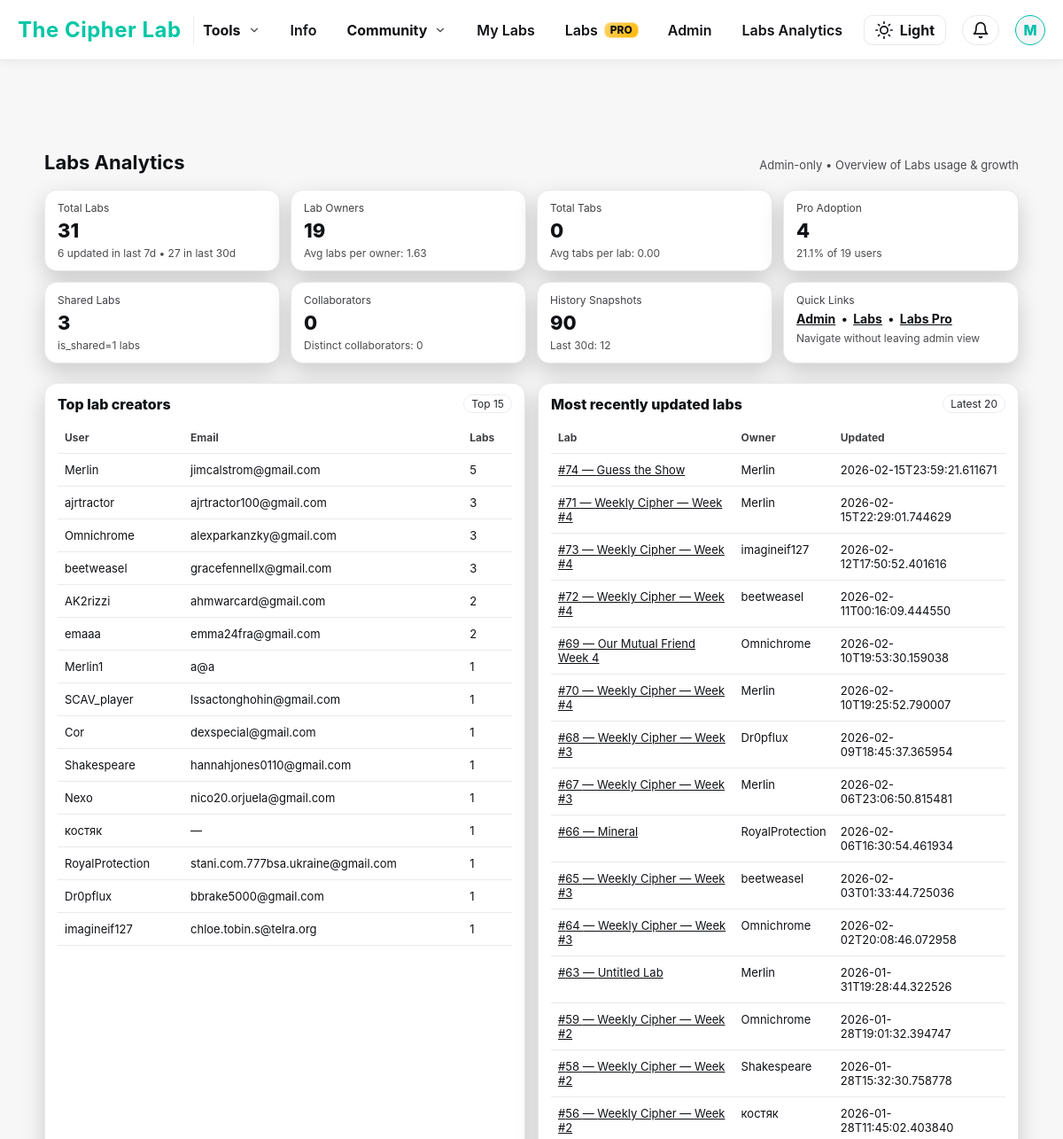
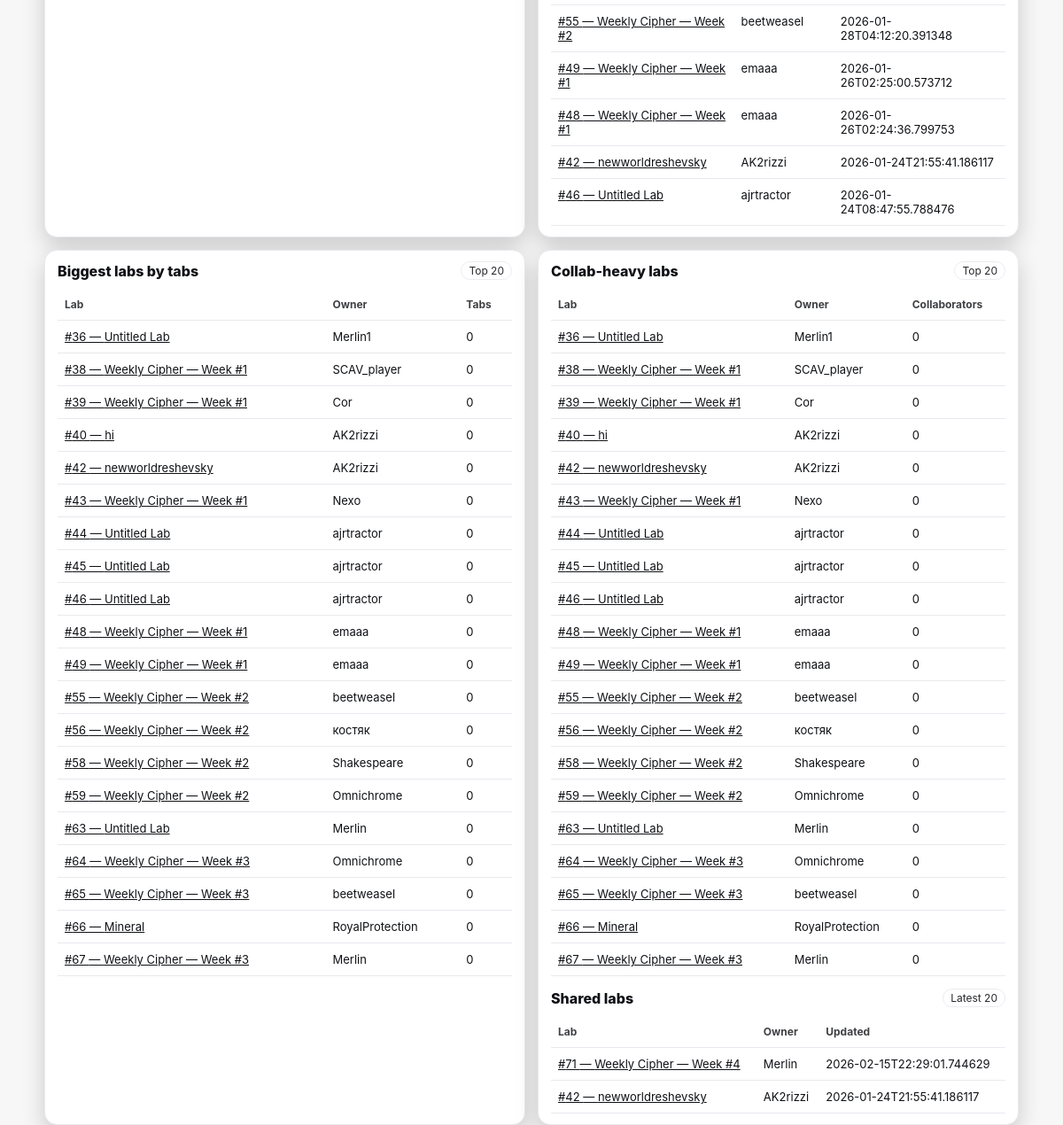
The app's page /admin/labs-analytics (signed in) with its own data (2 pictures, top to bottom).
### tables this page shows
CREATE TABLE users (
    id INTEGER PRIMARY KEY AUTOINCREMENT,
    username TEXT UNIQUE NOT NULL,
    email TEXT UNIQUE NOT NULL,
    password_hash TEXT NOT NULL,
    is_admin INTEGER NOT NULL DEFAULT 0,
    created_at TEXT NOT NULL,
    banned INTEGER DEFAULT 0
, has_posted INTEGER NOT NULL DEFAULT 0, labs_info_seen INTEGER NOT NULL DEFAULT 0, is_pro INTEGER DEFAULT 0, stripe_customer_id TEXT, pro_since TEXT, stripe_subscription_id TEXT, pro_until TEXT, pro_current_period_end TEXT, pro_cancel_at_period_end INTEGER NOT NULL DEFAULT 0, labs_tour_seen INTEGER NOT NULL DEFAULT 0, google_sub TEXT, avatar_url TEXT, auth_provider TEXT NOT NULL DEFAULT 'local', needs_password INTEGER NOT NULL DEFAULT 0, needs_username INTEGER NOT NULL DEFAULT 0);

CREATE TABLE workspaces (
  id INTEGER PRIMARY KEY AUTOINCREMENT,
  owner_id INTEGER NOT NULL,
  title TEXT NOT NULL DEFAULT 'Untitled Workspace',
  cipher_text TEXT NOT NULL DEFAULT '',
  notes TEXT NOT NULL DEFAULT '',
  cipher_image_filename TEXT,
  created_at TEXT NOT NULL DEFAULT CURRENT_TIMESTAMP,
  updated_at TEXT NOT NULL DEFAULT CURRENT_TIMESTAMP, order_index INTEGER NOT NULL DEFAULT 0, share_token TEXT, is_shared INTEGER NOT NULL DEFAULT 0, last_edited_by INTEGER,
  FOREIGN KEY(owner_id) REFERENCES users(id)
);

### CryptiQ/app.py (the view)
@app.route("/admin/labs-analytics")
@admin_required
def admin_labs_analytics():
    user = current_user()
    conn = get_db()
    def q1(sql, params=()):
        return conn.execute(sql, params).fetchone()
    def qall(sql, params=()):
        return conn.execute(sql, params).fetchall()
    total_labs = q1("SELECT COUNT(*) AS c FROM workspaces").fetchone()["c"] if False else q1(
        "SELECT COUNT(*) AS c FROM workspaces"
    )["c"]
    labs_last_7d = q1("""
        SELECT COUNT(*) AS c
        FROM workspaces
        WHERE datetime(updated_at) >= datetime('now','-7 days')
    """)["c"]
    labs_last_30d = q1("""
        SELECT COUNT(*) AS c
        FROM workspaces
        WHERE datetime(updated_at) >= datetime('now','-30 days')
    """)["c"]
    owners = q1("SELECT COUNT(DISTINCT owner_id) AS c FROM workspaces")["c"] or 0
    avg_labs_per_owner = (total_labs / owners) if owners else 0
    try:
        total_tabs = q1("SELECT COUNT(*) AS c FROM workspace_images")["c"]
        avg_tabs_per_lab = (total_tabs / total_labs) if total_labs else 0
    except Exception:
        total_tabs = None
        avg_tabs_per_lab = None
    try:
        shared_labs = q1("SELECT COUNT(*) AS c FROM workspaces WHERE is_shared=1")["c"]
    except Exception:
        shared_labs = None
    try:
        total_collab_rows = q1("SELECT COUNT(*) AS c FROM workspace_collaborators")["c"]
        distinct_collaborators = q1("SELECT COUNT(DISTINCT user_id) AS c FROM workspace_collaborators")["c"]
    except Exception:
        total_collab_rows = None
        distinct_collaborators = None
    try:
        total_snapshots = q1("SELECT COUNT(*) AS c FROM workspace_history")["c"]
        snapshots_last_30d = q1("""
            SELECT COUNT(*) AS c
            FROM workspace_history
            WHERE datetime(created_at) >= datetime('now','-30 days')
        """)["c"]
    except Exception:
        total_snapshots = None
        snapshots_last_30d = None
    try:
        pro_users = q1("SELECT COUNT(*) AS c FROM users WHERE is_pro=1")["c"]
        total_users = q1("SELECT COUNT(*) AS c FROM users")["c"]
        pro_rate = (pro_users / total_users) * 100 if total_users else 0
    except Exception:
        pro_users = None
        total_users = None
        pro_rate = None
    top_lab_creators = qall("""
        SELECT u.username, u.email, COUNT(*) AS labs
        FROM workspaces w
        JOIN users u ON u.id = w.owner_id
        GROUP BY w.owner_id
        ORDER BY labs DESC
        LIMIT 15
    """)
    most_active_labs = qall("""
        SELECT w.id, w.title, u.username AS owner, w.updated_at
        FROM workspaces w
        JOIN users u ON u.id = w.owner_id
        ORDER BY datetime(w.updated_at) DESC
        LIMIT 20
    """)
    biggest_labs = []
    if total_tabs is not None:
        biggest_labs = qall("""
            SELECT w.id, w.title, u.username AS owner, COUNT(i.id) AS tabs
            FROM workspaces w
            JOIN users u ON u.id = w.owner_id
            LEFT JOIN workspace_images i ON i.workspace_id = w.id
            GROUP BY w.id
            ORDER BY tabs DESC
            LIMIT 20
        """)
    shared_labs_list = []
    if shared_labs is not None:
        shared_labs_list = qall("""
            SELECT w.id, w.title, u.username AS owner, w.updated_at
            FROM workspaces w
            JOIN users u ON u.id = w.owner_id
            WHERE w.is_shared=1
            ORDER BY datetime(w.updated_at) DESC
            LIMIT 20
        """)
    collab_heavy = []
    if total_collab_rows is not None:
        collab_heavy = qall("""
            SELECT w.id, w.title, u.username AS owner, COUNT(wc.id) AS collaborators
            FROM workspaces w
            JOIN users u ON u.id = w.owner_id
            LEFT JOIN workspace_collaborators wc ON wc.workspace_id = w.id
            GROUP BY w.id
            ORDER BY collaborators DESC
            LIMIT 20
        """)
    conn.close()
    return render_template(
        "admin_labs_analytics.html",
        user=user,
        total_labs=total_labs,
        labs_last_7d=labs_last_7d,
        labs_last_30d=labs_last_30d,
        owners=owners,
        avg_labs_per_owner=avg_labs_per_owner,
        total_tabs=total_tabs,
        avg_tabs_per_lab=avg_tabs_per_lab,
        shared_labs=shared_labs,
        total_collab_rows=total_collab_rows,
        distinct_collaborators=distinct_collaborators,
        total_snapshots=total_snapshots,
        snapshots_last_30d=snapshots_last_30d,
        pro_users=pro_users,
        total_users=total_users,
        pro_rate=pro_rate,
        top_lab_creators=top_lab_creators,
        most_active_labs=most_active_labs,
        biggest_labs=biggest_labs,
        shared_labs_list=shared_labs_list,
        collab_heavy=collab_heavy,
    )

### CryptiQ/templates/admin_labs_analytics.html (shortened to what this page needs)
<!DOCTYPE html>
<html lang="en">
<head>
  <link rel="stylesheet" href="{{ url_for('static', filename='style.css') }}">
</head>
<body>
  {% include "base_nav.html" %}
  <div class="wrap">
    <div class="h">
      <h1>Labs Analytics</h1>
      <div class="muted">Admin-only • Overview of Labs usage & growth</div>
    </div>
    <div class="kpis">
      <div class="card">
        <div class="k">Total Labs</div>
        <div class="v">{{ total_labs }}</div>
        <div class="s">{{ labs_last_7d }} updated in last 7d • {{ labs_last_30d }} in last 30d</div>
      </div>
      <div class="card">
        <div class="k">Lab Owners</div>
        <div class="v">{{ owners }}</div>
        <div class="s">Avg labs per owner: {{ '%.2f'|format(avg_labs_per_owner) }}</div>
      </div>
      <div class="card">
        <div class="k">Total Tabs</div>
        <div class="v">{{ total_tabs if total_tabs is not none else "—" }}</div>
        <div class="s">Avg tabs per lab: {{ '%.2f'|format(avg_tabs_per_lab) if avg_tabs_per_lab is not none else "—" }}</div>
      </div>
      <div class="card">
        <div class="k">Pro Adoption</div>
        <div class="v">
          {% if pro_users is not none %}{{ pro_users }}{% else %}—{% endif %}
        </div>
        <div class="s">
          {% if pro_rate is not none %}
            {{ '%.1f'|format(pro_rate) }}% of {{ total_users }} users
          {% else %}
            —
          {% endif %}
        </div>
      </div>
      <div class="card">
        <div class="k">Shared Labs</div>
        <div class="v">{{ shared_labs if shared_labs is not none else "—" }}</div>
        <div class="s">is_shared=1 labs</div>
      </div>
      <div class="card">
        <div class="k">Collaborators</div>
        <div class="v">{{ total_collab_rows if total_collab_rows is not none else "—" }}</div>
        <div class="s">Distinct collaborators: {{ distinct_collaborators if distinct_collaborators is not none else "—" }}</div>
      </div>
      <div class="card">
        <div class="k">History Snapshots</div>
        <div class="v">{{ total_snapshots if total_snapshots is not none else "—" }}</div>
        <div class="s">Last 30d: {{ snapshots_last_30d if snapshots_last_30d is not none else "—" }}</div>
      </div>
      <div class="card">
        <div class="k">Quick Links</div>
        <div class="v" style="font-size:14px; font-weight:700;">
          <a href="{{ url_for('admin_dashboard') }}">Admin</a>
          &nbsp;•&nbsp;
          <a href="{{ url_for('workspace_list') }}">Labs</a>
          &nbsp;•&nbsp;
          <a href="{{ url_for('labs_pro_page') }}">Labs Pro</a>
        </div>
        <div class="s">Navigate without leaving admin view</div>
      </div>
    </div>
    <div class="grid2">
      <div class="card">
        <div style="display:flex; justify-content:space-between; align-items:center; gap:12px;">
          <div style="font-weight:800;">Top lab creators</div>
          <span class="pill">Top 15</span>
        </div>
        <div style="height:10px"></div>
        <table>
          <thead>
            <tr><th>User</th><th>Email</th><th>Labs</th></tr>
          </thead>
          <tbody>
            {% for r in top_lab_creators %}
              <tr>
                <td>{{ r["username"] }}</td>
                <td>{{ r["email"] or "—" }}</td>
                <td>{{ r["labs"] }}</td>
              </tr>
            {% else %}
              <tr><td colspan="3">No data yet.</td></tr>
            {% endfor %}
          </tbody>
        </table>
      </div>
      <div class="card">
        <div style="display:flex; justify-content:space-between; align-items:center; gap:12px;">
          <div style="font-weight:800;">Most recently updated labs</div>
          <span class="pill">Latest 20</span>
        </div>
        <div style="height:10px"></div>
        <table>
          <thead>
            <tr><th>Lab</th><th>Owner</th><th>Updated</th></tr>
          </thead>
          <tbody>
            {% for w in most_active_labs %}
              <tr>
                <td><a href="{{ url_for('admin_lab_view', ws_id=w['id']) }}">#{{ w["id"] }} — {{ w["title"] }}</a></td>
                <td>{{ w["owner"] }}</td>
                <td>{{ w["updated_at"] }}</td>
              </tr>
            {% else %}
              <tr><td colspan="3">No labs yet.</td></tr>
            {% endfor %}
          </tbody>
        </table>
      </div>
    </div>
    <div class="grid2" style="margin-top:14px;">
      <div class="card">
        <div style="display:flex; justify-content:space-between; align-items:center; gap:12px;">
          <div style="font-weight:800;">Biggest labs by tabs</div>
          <span class="pill">Top 20</span>
        </div>
        <div style="height:10px"></div>
        {% if biggest_labs and biggest_labs|length %}
          <table>
            <thead>
              <tr><th>Lab</th><th>Owner</th><th>Tabs</th></tr>
            </thead>
            <tbody>
              {% for w in biggest_labs %}
                <tr>
                  <td><a href="{{ url_for('admin_lab_view', ws_id=w['id']) }}">#{{ w["id"] }} — {{ w["title"] }}</a></td>
                  <td>{{ w["owner"] }}</td>
                  <td>{{ w["tabs"] }}</td>
                </tr>
              {% endfor %}
            </tbody>
          </table>
        {% else %}
          <div class="muted">workspace_images table not found or no images yet.</div>
        {% endif %}
      </div>
      <div class="card">
        <div style="display:flex; justify-content:space-between; align-items:center; gap:12px;">
          <div style="font-weight:800;">Collab-heavy labs</div>
          <span class="pill">Top 20</span>
        </div>
        <div style="height:10px"></div>
        {% if collab_heavy and collab_heavy|length %}
          <table>
            <thead>
              <tr><th>Lab</th><th>Owner</th><th>Collaborators</th></tr>
            </thead>
            <tbody>
              {% for w in collab_heavy %}
                <tr>
                  <td><a href="{{ url_for('admin_lab_view', ws_id=w['id']) }}">#{{ w["id"] }} — {{ w["title"] }}</a></td>
                  <td>{{ w["owner"] }}</td>
                  <td>{{ w["collaborators"] }}</td>
                </tr>
              {% endfor %}
            </tbody>
          </table>
        {% else %}
          <div class="muted">workspace_collaborators table not found or no collabs yet.</div>
        {% endif %}
        <div style="height:14px"></div>
        <div style="display:flex; justify-content:space-between; align-items:center; gap:12px;">
          <div style="font-weight:800;">Shared labs</div>
          <span class="pill">Latest 20</span>
        </div>
        <div style="height:10px"></div>
        {% if shared_labs_list and shared_labs_list|length %}
          <table>
            <thead>
              <tr><th>Lab</th><th>Owner</th><th>Updated</th></tr>
            </thead>
            <tbody>
              {% for w in shared_labs_list %}
                <tr>
                  <td><a href="{{ url_for('admin_lab_view', ws_id=w['id']) }}">#{{ w["id"] }} — {{ w["title"] }}</a></td>
                  <td>{{ w["owner"] }}</td>
                  <td>{{ w["updated_at"] }}</td>
                </tr>
              {% endfor %}
            </tbody>
          </table>
        {% else %}
          <div class="muted">No shared labs yet (or is_shared column not present).</div>
        {% endif %}
      </div>
    </div>
  </div>
</body>
</html>

### CryptiQ/templates/base_nav.html (shortened to what this page needs)
<nav class="navbar">
  {% set setup_needed = setup_needed_global|default(false) %}
  <div class="nav-left">
    <a href="{{ url_for('index') }}" class="nav-logo">The Cipher Lab</a>
  </div>
  <ul class="nav-items" id="nav-menu">
    <li class="nav-dd" data-dd="tools">
      <button class="nav-dd-trigger" type="button" aria-expanded="false">
        Tools
        <span class="nav-dd-caret" aria-hidden="true">
          <svg viewBox="0 0 24 24" fill="none" stroke="currentColor" stroke-width="2"
               stroke-linecap="round" stroke-linejoin="round">
            <polyline points="6 9 12 15 18 9"></polyline>
          </svg>
        </span>
      </button>
    </li>
    <li class="d-only"><a class="nav-link" href="{{ url_for('info_page') }}">Info</a></li>
    <li class="nav-dd" data-dd="community">
      <button class="nav-dd-trigger" type="button" aria-expanded="false">
        Community
        <span class="nav-dd-caret" aria-hidden="true">
          <svg viewBox="0 0 24 24" fill="none" stroke="currentColor" stroke-width="2"
               stroke-linecap="round" stroke-linejoin="round">
            <polyline points="6 9 12 15 18 9"></polyline>
          </svg>
        </span>
      </button>
    </li>
    <li class="d-only"><a class="nav-link" href="{{ url_for('workspace_list') }}">My Labs</a></li>
    <li class="d-only">
      <a class="nav-link" href="{{ url_for('labs_pro_page') }}">
        Labs <span class="pro-badge">PRO</span>
      </a>
    </li>
    {% if user and user.is_admin %}
      <li class="d-only"><a class="nav-link" href="{{ url_for('admin_dashboard') }}">Admin</a></li>
      <li class="d-only"><a class="nav-link" href="{{ url_for('admin_labs_analytics') }}">Labs Analytics</a></li>
    {% endif %}
  </ul>
  <div class="nav-right">
    <button id="theme-toggle" aria-label="Toggle theme" title="Toggle theme">
      <svg id="theme-icon" xmlns="http://www.w3.org/2000/svg" width="20" height="20"
           viewBox="0 0 24 24" fill="none" stroke="currentColor"
           stroke-width="2" stroke-linecap="round" stroke-linejoin="round"></svg>
      <span id="theme-toggle-text">Dark</span>
    </button>
    {% if user %}
      <div class="notif-wrapper">
        <button id="notif-btn" class="notif-btn" aria-label="Notifications" title="Notifications">
          <svg id="notif-icon" xmlns="http://www.w3.org/2000/svg" width="20" height="20"
               viewBox="0 0 24 24" fill="none" stroke="currentColor"
               stroke-width="2" stroke-linecap="round" stroke-linejoin="round">
            <path d="M18 8a6 6 0 0 0-12 0c0 7-3 9-3 9h18s-3-2-3-9"></path>
            <path d="M13.73 21a2 2 0 0 1-3.46 0"></path>
          </svg>
        </button>
      </div>
      <div class="profile-dropdown" id="profile-dd">
        <button class="profile-btn" id="profile-btn" aria-label="Profile menu" aria-expanded="false">
          <div class="avatar{% if setup_needed %} setup-pulse{% endif %}">{{ user['username'][0].upper() }}</div>
        </button>
      </div>
    {% endif %}
  </div>
</nav>

### records on screen
users: username "M", username "Merlin", email "jimcalstrom@gmail.com", labs "5"
users: username "ajrtractor", email "ajrtractor100@gmail.com", labs "3"
users: username "Omnichrome", email "alexparkanzky@gmail.com", labs "3"
users: username "beetweasel", email "gracefennellx@gmail.com", labs "3"
users: username "AK2rizzi", email "ahmwarcard@gmail.com", labs "2"
users: username "emaaa", email "emma24fra@gmail.com", labs "2"
users: username "Merlin1", email "a@a", labs "1"
users: username "SCAV_player", email "lssactonghohin@gmail.com", labs "1"
users: username "Cor", email "dexspecial@gmail.com", labs "1"
users: username "Shakespeare", email "hannahjones0110@gmail.com", labs "1"
users: username "Nexo", email "nico20.orjuela@gmail.com", labs "1"
users: username "костяк", r "—", labs "1"
users: username "RoyalProtection", email "stani.com.777bsa.ukraine@gmail.com", labs "1"
users: username "Dr0pflux", email "bbrake5000@gmail.com", labs "1"
users: username "imagineif127", email "chloe.tobin.s@telra.org", labs "1"
workspaces: id "74", title "Guess the Show", owner "Merlin", updated_at "2026-02-15T23:59:21.611671"
workspaces: id "71", title "Weekly Cipher — Week #4", owner "Merlin", updated_at "2026-02-15T22:29:01.744629"
workspaces: id "73", title "Weekly Cipher — Week #4", owner "imagineif127", updated_at "2026-02-12T17:50:52.401616"
workspaces: id "72", title "Weekly Cipher — Week #4", owner "beetweasel", updated_at "2026-02-11T00:16:09.444550"
workspaces: id "69", title "Our Mutual Friend Week 4", owner "Omnichrome", updated_at "2026-02-10T19:53:30.159038"
workspaces: id "70", title "Weekly Cipher — Week #4", owner "Merlin", updated_at "2026-02-10T19:25:52.790007"
workspaces: id "68", title "Weekly Cipher — Week #3", owner "Dr0pflux", updated_at "2026-02-09T18:45:37.365954"
workspaces: id "67", title "Weekly Cipher — Week #3", owner "Merlin", updated_at "2026-02-06T23:06:50.815481", tabs "0", collaborators "0"
workspaces: id "66", title "Mineral", owner "RoyalProtection", updated_at "2026-02-06T16:30:54.461934", tabs "0", collaborators "0"
workspaces: id "65", title "Weekly Cipher — Week #3", owner "beetweasel", updated_at "2026-02-03T01:33:44.725036", tabs "0", collaborators "0"
workspaces: id "64", title "Weekly Cipher — Week #3", owner "Omnichrome", updated_at "2026-02-02T20:08:46.072958", tabs "0", collaborators "0"
workspaces: id "63", title "Untitled Lab", owner "Merlin", updated_at "2026-01-31T19:28:44.322526", tabs "0", collaborators "0"
workspaces: id "59", title "Weekly Cipher — Week #2", owner "Omnichrome", updated_at "2026-01-28T19:01:32.394747", tabs "0", collaborators "0"
workspaces: id "58", title "Weekly Cipher — Week #2", owner "Shakespeare", updated_at "2026-01-28T15:32:30.758778", tabs "0", collaborators "0"
workspaces: id "56", title "Weekly Cipher — Week #2", owner "костяк", updated_at "2026-01-28T11:45:02.403840", tabs "0", collaborators "0"
workspaces: id "55", title "Weekly Cipher — Week #2", owner "beetweasel", updated_at "2026-01-28T04:12:20.391348", tabs "0", collaborators "0"
workspaces: id "49", title "Weekly Cipher — Week #1", owner "emaaa", updated_at "2026-01-26T02:25:00.573712", tabs "0", collaborators "0"
workspaces: id "48", title "Weekly Cipher — Week #1", owner "emaaa", updated_at "2026-01-26T02:24:36.799753", tabs "0", collaborators "0"
workspaces: id "42", title "newworldreshevsky", owner "AK2rizzi", updated_at "2026-01-24T21:55:41.186117", tabs "0", collaborators "0"
workspaces: id "46", title "Untitled Lab", owner "ajrtractor", updated_at "2026-01-24T08:47:55.788476", tabs "0", collaborators "0"
workspaces: id "36", title "Untitled Lab", owner "Merlin1", tabs "0", collaborators "0"
workspaces: id "38", title "Weekly Cipher — Week #1", owner "SCAV_player", tabs "0", collaborators "0"
workspaces: id "39", title "Weekly Cipher — Week #1", owner "Cor", tabs "0", collaborators "0"
workspaces: id "40", title "hi", owner "AK2rizzi", tabs "0", collaborators "0"
workspaces: id "43", title "Weekly Cipher — Week #1", owner "Nexo", tabs "0", collaborators "0"
workspaces: id "44", title "Untitled Lab", owner "ajrtractor", tabs "0", collaborators "0"
workspaces: id "45", title "Untitled Lab", owner "ajrtractor", tabs "0", collaborators "0"

### other values on screen
{{ total_labs }} "31"
{{ labs_last_7d }} "6"
{{ labs_last_30d }} "27"
{{ owners }} "19"
{{ '%.2f'|format(avg_labs_per_owner) }} "1.63"
{{ total_tabs if total_tabs is not none else "—" }} "0"
{{ pro_users }} "4"
{{ '%.1f'|format(pro_rate) }} "21.1"
{{ total_users }} "19"
{{ shared_labs if shared_labs is not none else "—" }} "3"
{{ total_collab_rows if total_collab_rows is not none else "—" }} "0"
{{ distinct_collaborators if distinct_collaborators is not none else "—" }} "0"
{{ total_snapshots if total_snapshots is not none else "—" }} "90"
{{ snapshots_last_30d if snapshots_last_30d is not none else "—" }} "12"
